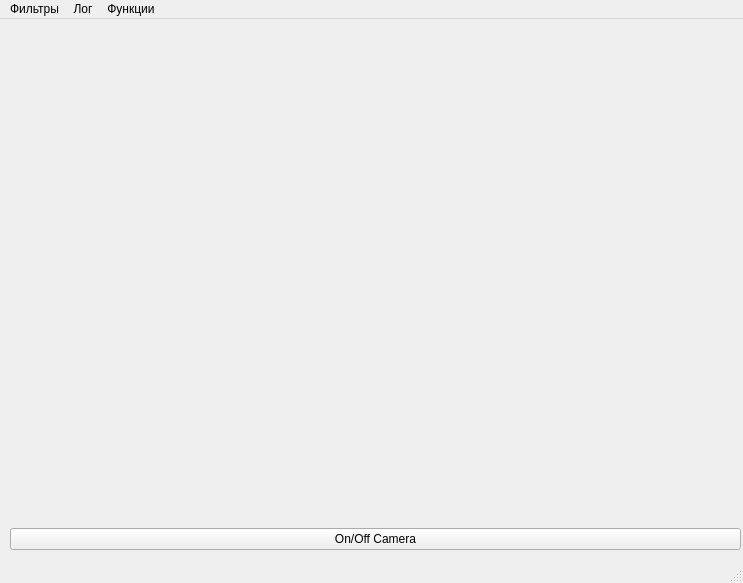
<?xml version="1.0" encoding="UTF-8"?>
<ui version="4.0">
 <class>MainWindow</class>
 <widget class="QMainWindow" name="MainWindow">
  <property name="geometry">
   <rect>
    <x>0</x>
    <y>0</y>
    <width>743</width>
    <height>583</height>
   </rect>
  </property>
  <property name="windowTitle">
   <string>MainWindow</string>
  </property>
  <widget class="QWidget" name="centralwidget">
   <widget class="QWidget" name="verticalLayoutWidget">
    <property name="geometry">
     <rect>
      <x>10</x>
      <y>10</y>
      <width>731</width>
      <height>521</height>
     </rect>
    </property>
    <layout class="QVBoxLayout" name="verticalLayout">
     <item>
      <widget class="QLabel" name="cam">
       <property name="minimumSize">
        <size>
         <width>100</width>
         <height>250</height>
        </size>
       </property>
       <property name="lineWidth">
        <number>60</number>
       </property>
       <property name="text">
        <string/>
       </property>
      </widget>
     </item>
     <item>
      <spacer name="verticalSpacer">
       <property name="orientation">
        <enum>Qt::Vertical</enum>
       </property>
       <property name="sizeHint" stdset="0">
        <size>
         <width>2</width>
         <height>3</height>
        </size>
       </property>
      </spacer>
     </item>
     <item>
      <widget class="QPushButton" name="CamControll">
       <property name="text">
        <string>On/Off Camera</string>
       </property>
      </widget>
     </item>
    </layout>
   </widget>
  </widget>
  <widget class="QMenuBar" name="menubar">
   <property name="geometry">
    <rect>
     <x>0</x>
     <y>0</y>
     <width>743</width>
     <height>26</height>
    </rect>
   </property>
   <widget class="QMenu" name="menu">
    <property name="title">
     <string>Фильтры</string>
    </property>
    <addaction name="actionGause"/>
    <addaction name="actionWhiteNBlack"/>
    <addaction name="actionGreen"/>
    <addaction name="actionFaceRecognition"/>
   </widget>
   <widget class="QMenu" name="menu_2">
    <property name="title">
     <string>Лог</string>
    </property>
    <addaction name="actionShowLog"/>
   </widget>
   <widget class="QMenu" name="menu_3">
    <property name="title">
     <string>Функции</string>
    </property>
    <addaction name="actionhsv"/>
    <addaction name="actionycrcb"/>
    <addaction name="action"/>
   </widget>
   <addaction name="menu"/>
   <addaction name="menu_2"/>
   <addaction name="menu_3"/>
  </widget>
  <widget class="QStatusBar" name="statusbar"/>
  <action name="actionGause">
   <property name="checkable">
    <bool>true</bool>
   </property>
   <property name="text">
    <string>Эффект Гауса</string>
   </property>
  </action>
  <action name="actionWhiteNBlack">
   <property name="checkable">
    <bool>true</bool>
   </property>
   <property name="text">
    <string>Черно-белый эффект</string>
   </property>
  </action>
  <action name="actionGreen">
   <property name="checkable">
    <bool>true</bool>
   </property>
   <property name="text">
    <string>Зеленый эффект</string>
   </property>
  </action>
  <action name="actionFaceRecognition">
   <property name="checkable">
    <bool>true</bool>
   </property>
   <property name="text">
    <string>Распознавание лица</string>
   </property>
  </action>
  <action name="actionShowLog">
   <property name="checkable">
    <bool>true</bool>
   </property>
   <property name="text">
    <string>Отобразить лог</string>
   </property>
  </action>
  <action name="actionhsv">
   <property name="checkable">
    <bool>true</bool>
   </property>
   <property name="text">
    <string>hsv</string>
   </property>
  </action>
  <action name="actionycrcb">
   <property name="checkable">
    <bool>true</bool>
   </property>
   <property name="text">
    <string>ycrcb</string>
   </property>
  </action>
  <action name="action">
   <property name="checkable">
    <bool>true</bool>
   </property>
   <property name="text">
    <string>Гамма-коррекция</string>
   </property>
  </action>
 </widget>
 <resources/>
 <connections/>
</ui>
